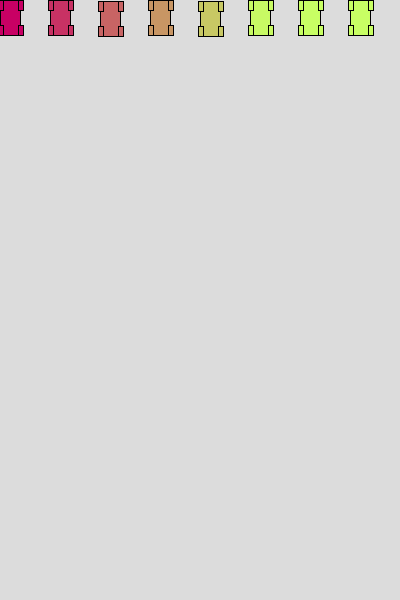
Frame 1 (no input)
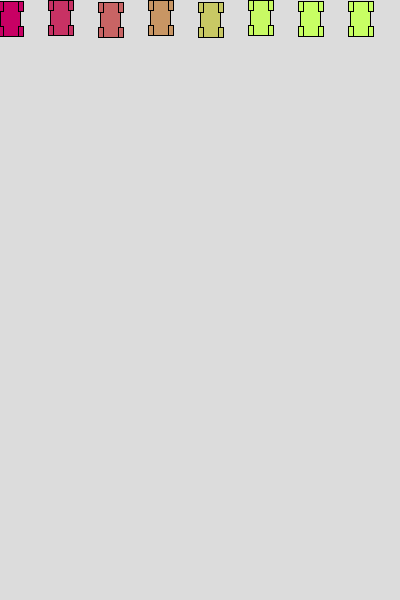
Frame 60 (the mouse pressed at the canvas centre just before this capture)
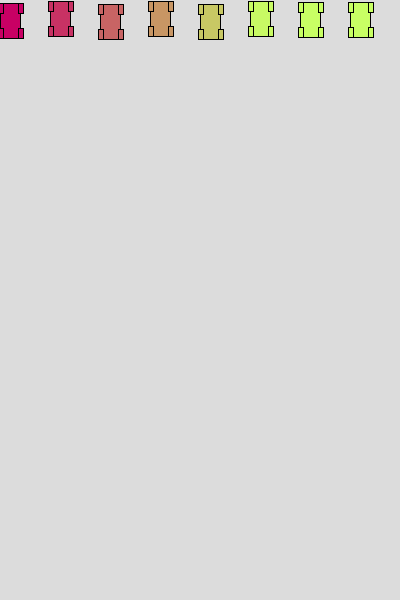
Frame 120 (the mouse held since frame 60 and released just before this capture)

The Processing sketch that drew these frames (run headless with seeded random() and noise(); from frame 60 on, the mouse is pressed at the canvas centre):

// Processing sketch: picadas
// ── picadas.pde
int cantAutos = 8;
float[] velocidades;
float posY = 0;
void setup() {
  size(400, 600);
  velocidades = new float[cantAutos];
  asignarVelocidades();
}

void draw() {
  background(220);
  lineaPartida();
  largada();
}

void dibujarAuto(int posH,float posV){
  fill(200,posH,100);
  //chasis
  rect(posH,posV,20,35);
  
  //ruedas
  rect(posH-2,posV,5,10);
  rect(posH-2,posV+25,5,10);
  rect(posH+18,posV,5,10);
  rect(posH+18,posV+25,5,10);
}

void lineaPartida() {
  for (int i= 0; i<cantAutos;i++){
    dibujarAuto(i*50,0);
  }
}

void asignarVelocidades(){
  for (int i= 0; i<cantAutos;i++){
    velocidades[i]=random(0,1.5);
    print(velocidades[i]+" jj ");
  }
}
void largada(){
  background(220);
  for (int i= 0; i<cantAutos;i++){
    dibujarAuto(i*50,velocidades[i]);
    velocidades[i]=velocidades[i]*1.01;
  }
}
